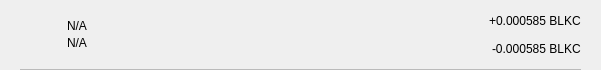
<?xml version="1.0" encoding="UTF-8"?>
<ui version="4.0">
 <class>TxRow</class>
 <widget class="QWidget" name="TxRow">
  <property name="geometry">
   <rect>
    <x>0</x>
    <y>0</y>
    <width>601</width>
    <height>70</height>
   </rect>
  </property>
  <property name="minimumSize">
   <size>
    <width>0</width>
    <height>40</height>
   </size>
  </property>
  <property name="windowTitle">
   <string>Form</string>
  </property>
  <layout class="QVBoxLayout" name="verticalLayout_3">
   <property name="spacing">
    <number>0</number>
   </property>
   <property name="leftMargin">
    <number>0</number>
   </property>
   <property name="topMargin">
    <number>0</number>
   </property>
   <property name="rightMargin">
    <number>0</number>
   </property>
   <property name="bottomMargin">
    <number>0</number>
   </property>
   <item>
    <widget class="QWidget" name="rowContainer" native="true">
     <layout class="QVBoxLayout" name="verticalLayout_2">
      <property name="spacing">
       <number>9</number>
      </property>
      <property name="leftMargin">
       <number>20</number>
      </property>
      <property name="topMargin">
       <number>9</number>
      </property>
      <property name="rightMargin">
       <number>20</number>
      </property>
      <property name="bottomMargin">
       <number>0</number>
      </property>
      <item>
       <widget class="QFrame" name="frame">
        <property name="styleSheet">
         <string notr="true">border:none;</string>
        </property>
        <property name="frameShape">
         <enum>QFrame::StyledPanel</enum>
        </property>
        <property name="frameShadow">
         <enum>QFrame::Raised</enum>
        </property>
        <layout class="QHBoxLayout" name="horizontalLayout" stretch="0,2,0">
         <property name="leftMargin">
          <number>0</number>
         </property>
         <property name="topMargin">
          <number>0</number>
         </property>
         <property name="rightMargin">
          <number>0</number>
         </property>
         <property name="bottomMargin">
          <number>0</number>
         </property>
         <item>
          <widget class="QPushButton" name="icon">
           <property name="focusPolicy">
            <enum>Qt::NoFocus</enum>
           </property>
           <property name="styleSheet">
            <string notr="true">border:none;</string>
           </property>
           <property name="text">
            <string/>
           </property>
           <property name="iconSize">
            <size>
             <width>28</width>
             <height>28</height>
            </size>
           </property>
          </widget>
         </item>
         <item>
          <layout class="QVBoxLayout" name="verticalLayout">
           <property name="spacing">
            <number>3</number>
           </property>
           <property name="leftMargin">
            <number>9</number>
           </property>
           <item>
            <widget class="QLabel" name="lblAddress">
             <property name="styleSheet">
              <string notr="true"/>
             </property>
             <property name="text">
              <string notr="true">N/A</string>
             </property>
             <property name="alignment">
              <set>Qt::AlignBottom|Qt::AlignLeading|Qt::AlignLeft</set>
             </property>
            </widget>
           </item>
           <item>
            <widget class="QLabel" name="lblDate">
             <property name="styleSheet">
              <string notr="true"/>
             </property>
             <property name="text">
              <string notr="true">N/A</string>
             </property>
             <property name="alignment">
              <set>Qt::AlignLeading|Qt::AlignLeft|Qt::AlignTop</set>
             </property>
            </widget>
           </item>
          </layout>
         </item>
         <item>
          <widget class="QWidget" name="containerAmounts" native="true">
           <property name="minimumSize">
            <size>
             <width>80</width>
             <height>0</height>
            </size>
           </property>
           <layout class="QVBoxLayout" name="verticalLayout_4">
            <property name="leftMargin">
             <number>0</number>
            </property>
            <property name="topMargin">
             <number>0</number>
            </property>
            <property name="rightMargin">
             <number>0</number>
            </property>
            <property name="bottomMargin">
             <number>0</number>
            </property>
            <item alignment="Qt::AlignRight">
             <widget class="QLabel" name="lblAmountTop">
              <property name="styleSheet">
               <string notr="true"/>
              </property>
              <property name="text">
               <string>+0.000585 BLKC</string>
              </property>
             </widget>
            </item>
            <item alignment="Qt::AlignRight">
             <widget class="QLabel" name="lblAmountBottom">
              <property name="styleSheet">
               <string notr="true"/>
              </property>
              <property name="text">
               <string>-0.000585 BLKC</string>
              </property>
             </widget>
            </item>
           </layout>
          </widget>
         </item>
        </layout>
       </widget>
      </item>
      <item>
       <widget class="QLabel" name="lblDivisory">
        <property name="minimumSize">
         <size>
          <width>0</width>
          <height>1</height>
         </size>
        </property>
        <property name="maximumSize">
         <size>
          <width>16777215</width>
          <height>1</height>
         </size>
        </property>
        <property name="styleSheet">
         <string notr="true">background-color:#bababa;</string>
        </property>
        <property name="text">
         <string/>
        </property>
        <property name="alignment">
         <set>Qt::AlignBottom|Qt::AlignLeading|Qt::AlignLeft</set>
        </property>
       </widget>
      </item>
     </layout>
    </widget>
   </item>
  </layout>
 </widget>
 <resources/>
 <connections/>
</ui>
